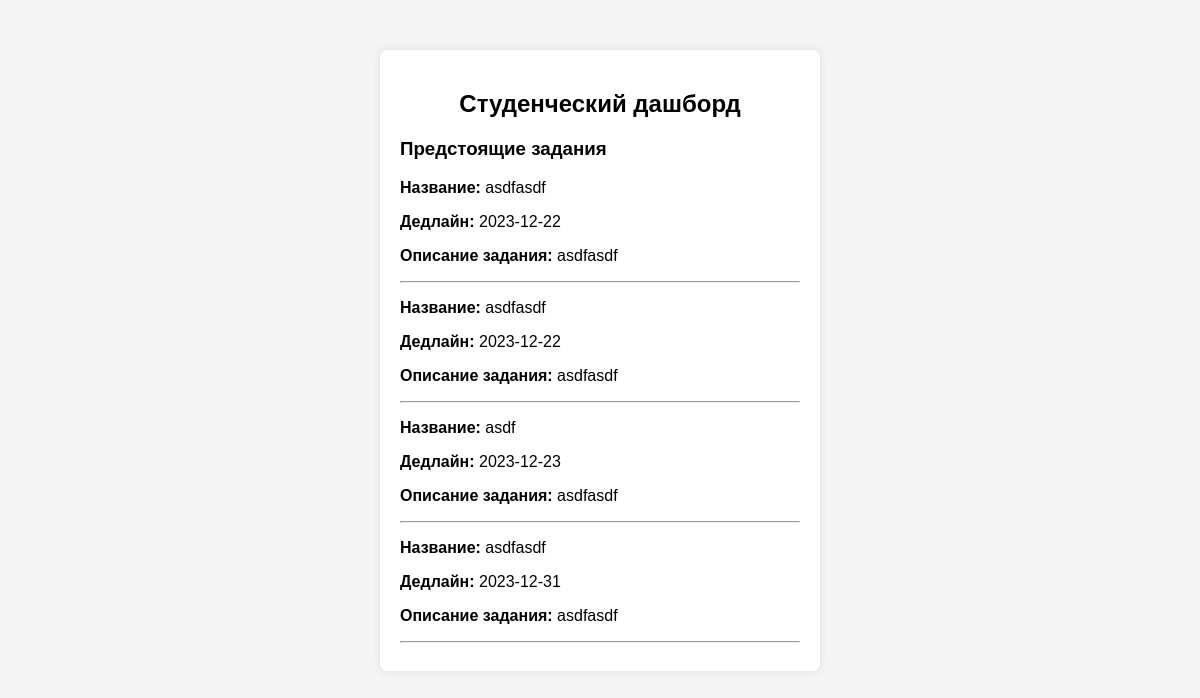
The app's page /Student_Dash.php, older data.
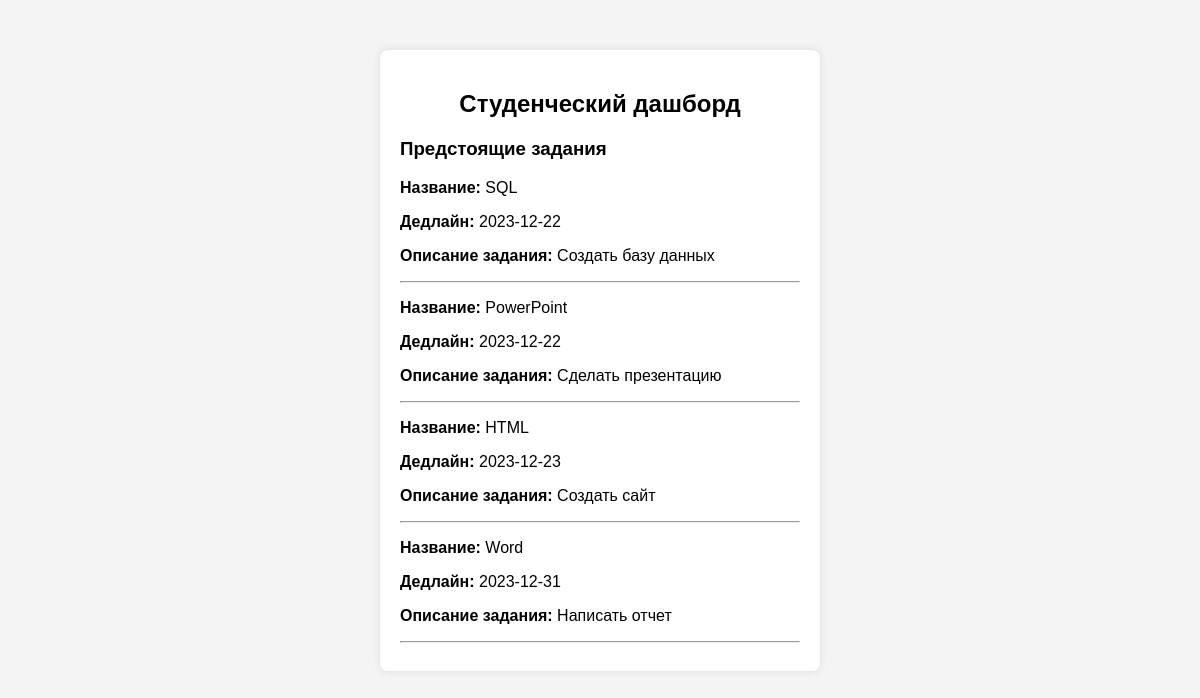
The same page, newer data.
### tables this page shows
CREATE TABLE `assignments` (
  `id` int NOT NULL,
  `title` varchar(100) NOT NULL,
  `deadline` date NOT NULL,
  `description` text NOT NULL
);

### Student_Dash.php (the view, shortened to what this page needs)
<?php
include("./includes/connect.php");
$query = "SELECT * FROM assignments WHERE deadline >= CURDATE() ORDER BY deadline";
$result = $conn->query($query);
?>
<!DOCTYPE html>
<html lang="en">
<?php
        include("./templates/head.php");
?>
<head>
</head>
<body>
    <div class="container">
        <h2>Студенческий дашборд</h2>
        <h3>Предстоящие задания</h3>
        <?php
        if ($result->num_rows > 0) {
            while ($row = $result->fetch_assoc()) {
                echo "<p><strong>Название:</strong> " .$row["title"] . "</p>";
                echo "<p><strong>Дедлайн:</strong> " .$row["deadline"] . "</p>";
                echo "<p><strong>Описание задания:</strong> " .$row["description"] . "</p>";
                echo "<hr>";
            }
        } else {
            echo "Нет предстоящих заданий.";
        }
        ?>
    </div>
</body>
</html>

### templates/head.php (shortened to what this page needs)
<head>
    <link rel="stylesheet" href="/Style/style.css">
</head>

### Style/style.css (style rules this page uses)
body { font-family: Arial, Helvetica, sans-serif; background-color: #f4f4f4; }
.container { max-width: 400px; margin: 50px auto; background: #fff; padding: 20px; border-radius: 8px; box-shadow: 0 0 10px rgba(0, 0, 0, 0.1); }
h2 { text-align: center; }

Row changes from the older to the newer data that the page shows:
changed assignments: title "asdfasdf" → "SQL"; description "asdfasdf" → "Создать базу данных"
changed assignments: title "asdfasdf" → "PowerPoint"; description "asdfasdf" → "Сделать презентацию"
changed assignments: title "asdf" → "HTML"; description "asdfasdf" → "Создать сайт"
changed assignments: title "asdfasdf" → "Word"; description "asdfasdf" → "Написать отчет"
